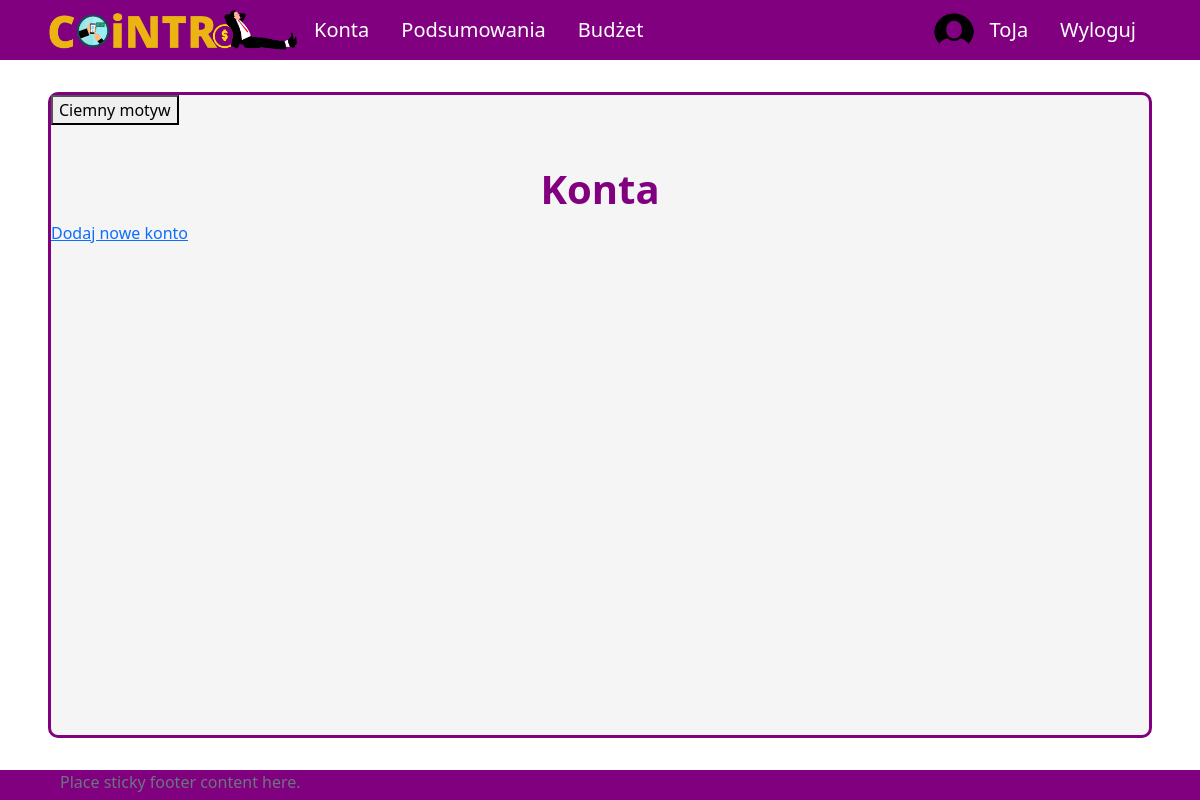
Page /all-accounts (signed in) on the earlier database version.
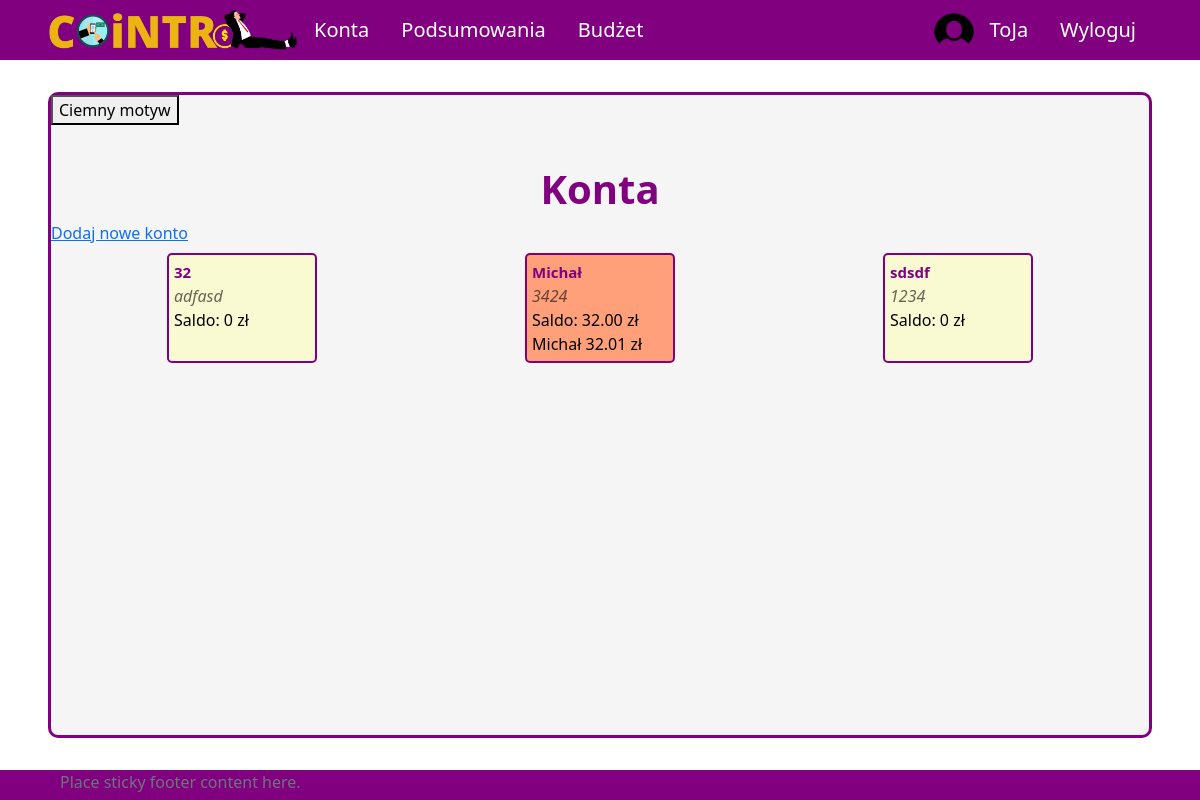
Same page on the later database version.
### aplication/models.py (models this page shows, shortened)
class Account(models.Model):
    owner = models.ForeignKey(Profile, null=True, blank=True, on_delete=models.CASCADE)
    name = models.CharField(max_length=30)
    currency = models.ForeignKey(Currency, on_delete=models.SET_NULL, null=True)
    is_shared = models.BooleanField(default=False)
    description = models.CharField(max_length=100, null=True, blank=True)
    id = models.UUIDField(default=uuid.uuid4, unique=True, primary_key=True, editable=False)
    def __str__(self):
        return self.name
    def calculate_balance(self):
        balance = 0
        transactions = Transaction.objects.filter(id_account=self)
        for transaction in transactions:
            balance += transaction.converted_amount
        return balance
    def transactions(self):
        return Transaction.objects.filter(id_account=self).order_by('-transaction_date')
    def print_description(self):
        if self.description!=None:
            return self.description
        else:
            return ""

class Transaction(models.Model):
    id_account = models.ForeignKey(Account, on_delete=models.CASCADE)
    id_user = models.ForeignKey(Profile, on_delete=models.SET_NULL, null=True) #konto z którego dokonano transakcji zostało usunięte ale transakcja ma pozostać
    id_category = models.ForeignKey(Category, on_delete=models.CASCADE)
    id_subcategory = models.ForeignKey(Subcategory, on_delete=models.SET_NULL, null=True, blank=True)
    name = models.CharField(max_length=50)
    currency = models.ForeignKey(Currency, on_delete=models.SET_NULL, null=True)
    is_periodic = models.BooleanField(default=False)
    amount = models.DecimalField(max_digits=10, decimal_places=2)
    converted_amount = models.DecimalField(max_digits=10, decimal_places=2)
    transaction_date = models.DateField()
    description = models.CharField(max_length=255, blank=True, null=True)
    id = models.UUIDField(default=uuid.uuid4, unique=True, primary_key=True, editable=False)

### aplication/views.py (the view)
# urls.py: path('all-accounts', allAccounts, name='all-accounts'),
@login_required(login_url='login')
def allAccounts(request):
    user_accounts = User_Account.objects.filter(id_user = request.user.profile.id)
    accounts = []
    for ua in user_accounts:
        accounts.append(Account.objects.get(id=ua.id_account.id))
    context = {'accounts': accounts}
    return render(request, 'application/account/all-accounts.html', context)

### templates/application/account/all-accounts.html (shortened to what this page needs)
{% extends 'application/base.html' %}
{% block content %}
    <div class="title">
        <h1>Konta</h1>
    </div>
    <a href={% url 'create-account' %}>Dodaj nowe konto</a>
    <div class="content tiles" id="all-accounts">
        {% for acc in accounts %}
            <div class="account">
                <span class="name"><a href={% url 'account' pk=acc.id %}>{{ acc }}</a></span>
                <span class="account-description">{{ acc.print_description }}</span>
                <span class="balance">Saldo: {{ acc.calculate_balance }} zł</span>
                {% for tr in acc.transactions %}
                    <div class="transaction">
                        <span class="name">{{ tr.name }}</span>
                        <span class="amount">{{ tr.amount }} zł</span>
                    </div>
                {% endfor %}
            </div>
        {% endfor %}
    </div>
{% endblock %}

### templates/application/base.html (shortened to what this page needs)
{%load static%}
<!DOCTYPE html>
<html lang="pl">
<head>
    <link href="https://cdn.jsdelivr.net/npm/bootstrap@5.2.2/dist/css/bootstrap.min.css" rel="stylesheet">
    <link rel="stylesheet" type="text/css" href="{% static 'css/style.css' %}">
</head>
<body onload="checkColorMode()">
    <nav class="nav">
        {% if user.is_authenticated %}
        <ul class="nav justify-content-start">
            <li class="nav-item"><a id="logo-link" class="nav-link" href="{% url 'home' %}">
                <img onmouseover="logoHover()" onmouseout="logoOut()" id="app-logo" src="{% static 'images/logo.png' %}">
            </a>
            <li class="nav-item"><a class="nav-link" href="{% url 'all-accounts' %}">Konta</a></li>
            <li class="nav-item"><a class="nav-link" href="#">Podsumowania</a></li>
            <li class="nav-item"><a class="nav-link" href="#">Budżet</a></li>
        </ul>
        <ul class="nav justify-content-end">
            <img src="{% static 'images/circle_user_image.png' %}", style="border-radius: 50%; width: 40px;">
            <li class="nav-item"><a class="nav-link" href="{% url 'profile' %}">{{ user.username }}</a></li>
            <li class="nav-item"><a class="nav-link" href="{% url 'logout' %}">Wyloguj</a></li>
        </ul>
        {% endif %}
    </nav>
    <div id = "site-content">
        <button onclick="darkMode()" id="dark-mode-button">Ciemny motyw</button>
        {% block content %}
        {% endblock %}
    </div>
    <footer class="footer">
        <div class="container">
            <span class="text-muted">Place sticky footer content here.</span>
        </div>
    </footer>
</body>
</html>

### aplication/static/css/style.css (style rules this page uses)
body { background-color: white; color: black; }
a.nav-link { color: white; font-size: 20px; }
ul.nav { align-items: center; }
nav.nav { height: 60px; background-color: purple; justify-content: space-between; padding-left: 4vw; padding-right: 4vw; }
#logo-link { padding: 0; }
#app-logo { width: 250px; }
#site-content { min-height: calc(100vh - 60px - 8vh - 30px); margin-top: 4vh; margin-bottom: 4vh; margin-left: 4vw; margin-right: 4vw; border: 3px solid purple; border-radius: 10px; background-color: whitesmoke; }
div.title { padding-top: 5vh; display: flex; align-items: center; flex-direction: column; }
div.title h1 { color: purple; font-size: 40px; font-weight: bold; }
div.content { padding-left: 1vw; padding-right: 1vw; }
div.tiles { display: flex; flex-wrap: wrap; justify-content: space-around; }
div.account { margin-top: 1vh; margin-bottom: 1vh; margin-left: 1vw; margin-right: 1vw; padding: 5px; border: 2px solid purple; border-radius: 5px; background-color: lightgoldenrodyellow; min-width: 150px; display: flex; flex-direction: column; }
div.account:nth-child(even) { background-color: lightsalmon; }
div.account > span.name > a { font-weight: bold; font-size: 15px; color: purple; text-decoration: none; }
div.account > span.account-description { font-style: italic; color: rgba(0, 0, 0, 0.6); }
footer { height: 30px; background-color: purple; justify-content: space-between; padding-left: 4vw; padding-right: 4vw; }

Differences in the rows shown:
added Account: name "32", print_description "adfasd", calculate_balance "0"
added Account: name "Michał", print_description "3424", calculate_balance "32.00"
added Transaction: name "Michał", amount "32.01"
added Account: name "sdsdf", print_description "1234", calculate_balance "0"
